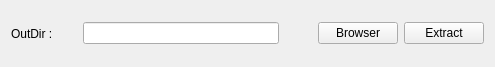
<?xml version="1.0" encoding="UTF-8"?>
<ui version="4.0">
 <class>WWE</class>
 <widget class="QWidget" name="WWE">
  <property name="geometry">
   <rect>
    <x>0</x>
    <y>0</y>
    <width>495</width>
    <height>67</height>
   </rect>
  </property>
  <property name="windowTitle">
   <string>WWE</string>
  </property>
  <layout class="QHBoxLayout" name="horizontalLayout_4" stretch="2,6,1,2,2">
   <item>
    <widget class="QLabel" name="label">
     <property name="text">
      <string>OutDir :</string>
     </property>
    </widget>
   </item>
   <item>
    <widget class="QLineEdit" name="lineEdit"/>
   </item>
   <item>
    <spacer name="horizontalSpacer">
     <property name="orientation">
      <enum>Qt::Orientation::Horizontal</enum>
     </property>
     <property name="sizeHint" stdset="0">
      <size>
       <width>31</width>
       <height>20</height>
      </size>
     </property>
    </spacer>
   </item>
   <item>
    <widget class="QPushButton" name="pushButton">
     <property name="text">
      <string>Browser</string>
     </property>
    </widget>
   </item>
   <item>
    <widget class="QPushButton" name="pushButton_2">
     <property name="text">
      <string>Extract</string>
     </property>
    </widget>
   </item>
  </layout>
 </widget>
 <resources/>
 <connections>
  <connection>
   <sender>pushButton</sender>
   <signal>clicked()</signal>
   <receiver>WWE</receiver>
   <slot>browser()</slot>
   <hints>
    <hint type="sourcelabel">
     <x>367</x>
     <y>33</y>
    </hint>
    <hint type="destinationlabel">
     <x>247</x>
     <y>33</y>
    </hint>
   </hints>
  </connection>
  <connection>
   <sender>pushButton_2</sender>
   <signal>clicked()</signal>
   <receiver>WWE</receiver>
   <slot>extract()</slot>
   <hints>
    <hint type="sourcelabel">
     <x>448</x>
     <y>33</y>
    </hint>
    <hint type="destinationlabel">
     <x>247</x>
     <y>33</y>
    </hint>
   </hints>
  </connection>
 </connections>
 <slots>
  <slot>browser()</slot>
  <slot>extract()</slot>
 </slots>
</ui>
